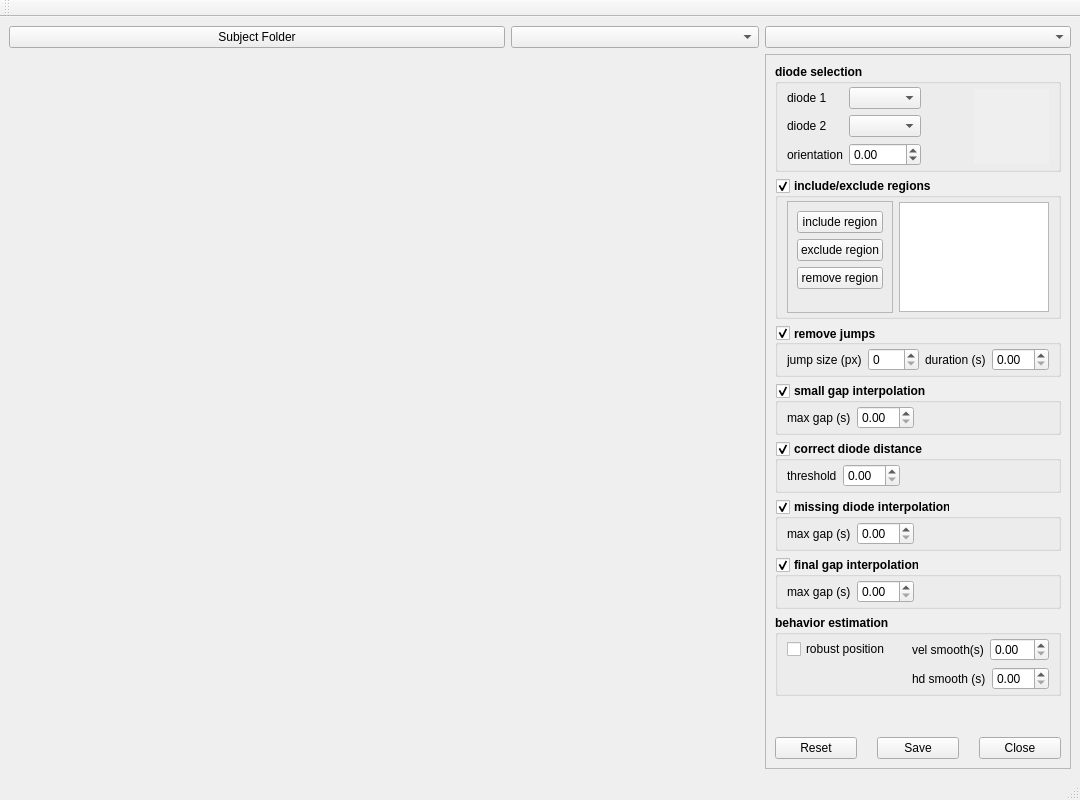
 <widget class="QMainWindow" name="MainWindow">
  <property name="geometry">
   <rect>
    <x>0</x>
    <y>0</y>
    <width>1080</width>
    <height>800</height>
   </rect>
  </property>
  <property name="sizePolicy">
   <sizepolicy hsizetype="Minimum" vsizetype="Preferred">
    <horstretch>0</horstretch>
    <verstretch>0</verstretch>
   </sizepolicy>
  </property>
  <property name="windowTitle">
   <string>Localize</string>
  </property>
  <widget class="QWidget" name="centralwidget">
   <layout class="QGridLayout" name="gridLayout_7">
    <item row="3" column="1">
     <widget class="QFrame" name="toolContainer">
      <property name="sizePolicy">
       <sizepolicy hsizetype="Fixed" vsizetype="Preferred">
        <horstretch>0</horstretch>
        <verstretch>0</verstretch>
       </sizepolicy>
      </property>
      <property name="frameShape">
       <enum>QFrame::StyledPanel</enum>
      </property>
      <property name="frameShadow">
       <enum>QFrame::Raised</enum>
      </property>
      <layout class="QVBoxLayout" name="verticalLayout">
       <item>
        <widget class="QGroupBox" name="diodeSelectionTools">
         <property name="sizePolicy">
          <sizepolicy hsizetype="Preferred" vsizetype="Fixed">
           <horstretch>0</horstretch>
           <verstretch>0</verstretch>
          </sizepolicy>
         </property>
         <property name="font">
          <font>
           <weight>75</weight>
           <bold>true</bold>
          </font>
         </property>
         <property name="toolTip">
          <string>Select which diodes need to be processed</string>
         </property>
         <property name="title">
          <string>diode selection</string>
         </property>
         <layout class="QHBoxLayout" name="horizontalLayout_3">
          <property name="topMargin">
           <number>3</number>
          </property>
          <property name="bottomMargin">
           <number>3</number>
          </property>
          <item>
           <layout class="QGridLayout" name="gridLayout_8">
            <item row="0" column="1">
             <widget class="QComboBox" name="diode1_selection">
              <property name="font">
               <font>
                <weight>50</weight>
                <bold>false</bold>
               </font>
              </property>
             </widget>
            </item>
            <item row="4" column="1">
             <widget class="QDoubleSpinBox" name="diode_orientation">
              <property name="font">
               <font>
                <weight>50</weight>
                <bold>false</bold>
               </font>
              </property>
              <property name="minimum">
               <double>-360.000000000000000</double>
              </property>
              <property name="maximum">
               <double>360.000000000000000</double>
              </property>
             </widget>
            </item>
            <item row="2" column="1">
             <widget class="QComboBox" name="diode2_selection">
              <property name="font">
               <font>
                <weight>50</weight>
                <bold>false</bold>
               </font>
              </property>
             </widget>
            </item>
            <item row="4" column="0">
             <widget class="QLabel" name="label_12">
              <property name="font">
               <font>
                <weight>50</weight>
                <bold>false</bold>
               </font>
              </property>
              <property name="text">
               <string>orientation</string>
              </property>
             </widget>
            </item>
            <item row="0" column="0">
             <widget class="QLabel" name="label_10">
              <property name="font">
               <font>
                <weight>50</weight>
                <bold>false</bold>
               </font>
              </property>
              <property name="text">
               <string>diode 1</string>
              </property>
             </widget>
            </item>
            <item row="2" column="0">
             <widget class="QLabel" name="label_11">
              <property name="font">
               <font>
                <weight>50</weight>
                <bold>false</bold>
               </font>
              </property>
              <property name="text">
               <string>diode 2</string>
              </property>
             </widget>
            </item>
            <item row="0" column="2">
             <widget class="QLabel" name="diode1_validity">
              <property name="font">
               <font>
                <weight>50</weight>
                <bold>false</bold>
               </font>
              </property>
              <property name="text">
               <string/>
              </property>
             </widget>
            </item>
            <item row="2" column="2">
             <widget class="QLabel" name="diode2_validity">
              <property name="font">
               <font>
                <weight>50</weight>
                <bold>false</bold>
               </font>
              </property>
              <property name="text">
               <string/>
              </property>
             </widget>
            </item>
           </layout>
          </item>
          <item>
           <widget class="DiodeWidget" name="diode_plot" native="true">
            <property name="sizePolicy">
             <sizepolicy hsizetype="Fixed" vsizetype="Fixed">
              <horstretch>0</horstretch>
              <verstretch>0</verstretch>
             </sizepolicy>
            </property>
            <property name="minimumSize">
             <size>
              <width>75</width>
              <height>75</height>
             </size>
            </property>
            <property name="autoFillBackground">
             <bool>true</bool>
            </property>
           </widget>
          </item>
         </layout>
        </widget>
       </item>
       <item>
        <widget class="QGroupBox" name="regionsTools">
         <property name="sizePolicy">
          <sizepolicy hsizetype="Expanding" vsizetype="Preferred">
           <horstretch>0</horstretch>
           <verstretch>0</verstretch>
          </sizepolicy>
         </property>
         <property name="maximumSize">
          <size>
           <width>16777215</width>
           <height>150</height>
          </size>
         </property>
         <property name="font">
          <font>
           <weight>75</weight>
           <bold>true</bold>
          </font>
         </property>
         <property name="toolTip">
          <string>Set inclusive and exclusive regions</string>
         </property>
         <property name="title">
          <string>include/exclude regions</string>
         </property>
         <property name="checkable">
          <bool>true</bool>
         </property>
         <layout class="QGridLayout" name="gridLayout_5">
          <property name="topMargin">
           <number>3</number>
          </property>
          <property name="bottomMargin">
           <number>3</number>
          </property>
          <item row="0" column="1">
           <widget class="QListWidget" name="regions">
            <property name="sizePolicy">
             <sizepolicy hsizetype="Expanding" vsizetype="Fixed">
              <horstretch>0</horstretch>
              <verstretch>0</verstretch>
             </sizepolicy>
            </property>
            <property name="minimumSize">
             <size>
              <width>0</width>
              <height>0</height>
             </size>
            </property>
            <property name="maximumSize">
             <size>
              <width>150</width>
              <height>110</height>
             </size>
            </property>
            <property name="font">
             <font>
              <weight>50</weight>
              <bold>false</bold>
             </font>
            </property>
            <property name="toolTip">
             <string>List of regions</string>
            </property>
           </widget>
          </item>
          <item row="0" column="0">
           <widget class="QFrame" name="frame">
            <property name="sizePolicy">
             <sizepolicy hsizetype="Fixed" vsizetype="Preferred">
              <horstretch>0</horstretch>
              <verstretch>0</verstretch>
             </sizepolicy>
            </property>
            <property name="frameShape">
             <enum>QFrame::StyledPanel</enum>
            </property>
            <property name="frameShadow">
             <enum>QFrame::Raised</enum>
            </property>
            <layout class="QVBoxLayout" name="verticalLayout_3">
             <item>
              <widget class="QPushButton" name="add_include_region">
               <property name="sizePolicy">
                <sizepolicy hsizetype="Preferred" vsizetype="Fixed">
                 <horstretch>0</horstretch>
                 <verstretch>0</verstretch>
                </sizepolicy>
               </property>
               <property name="font">
                <font>
                 <weight>50</weight>
                 <bold>false</bold>
                </font>
               </property>
               <property name="toolTip">
                <string>Add new inclusive region</string>
               </property>
               <property name="text">
                <string>include region</string>
               </property>
              </widget>
             </item>
             <item>
              <widget class="QPushButton" name="add_exclude_region">
               <property name="sizePolicy">
                <sizepolicy hsizetype="Preferred" vsizetype="Fixed">
                 <horstretch>0</horstretch>
                 <verstretch>0</verstretch>
                </sizepolicy>
               </property>
               <property name="font">
                <font>
                 <weight>50</weight>
                 <bold>false</bold>
                </font>
               </property>
               <property name="toolTip">
                <string>Add new exclusive region</string>
               </property>
               <property name="text">
                <string>exclude region</string>
               </property>
              </widget>
             </item>
             <item>
              <widget class="QPushButton" name="remove_region">
               <property name="sizePolicy">
                <sizepolicy hsizetype="Preferred" vsizetype="Fixed">
                 <horstretch>0</horstretch>
                 <verstretch>0</verstretch>
                </sizepolicy>
               </property>
               <property name="font">
                <font>
                 <weight>50</weight>
                 <bold>false</bold>
                </font>
               </property>
               <property name="toolTip">
                <string>Remove selected regions</string>
               </property>
               <property name="text">
                <string>remove region</string>
               </property>
              </widget>
             </item>
             <item>
              <spacer name="verticalSpacer">
               <property name="orientation">
                <enum>Qt::Vertical</enum>
               </property>
               <property name="sizeType">
                <enum>QSizePolicy::Expanding</enum>
               </property>
               <property name="sizeHint" stdset="0">
                <size>
                 <width>20</width>
                 <height>20</height>
                </size>
               </property>
              </spacer>
             </item>
            </layout>
           </widget>
          </item>
         </layout>
        </widget>
       </item>
       <item>
        <widget class="QGroupBox" name="removeJumpsTools">
         <property name="sizePolicy">
          <sizepolicy hsizetype="Preferred" vsizetype="Fixed">
           <horstretch>0</horstretch>
           <verstretch>0</verstretch>
          </sizepolicy>
         </property>
         <property name="font">
          <font>
           <weight>75</weight>
           <bold>true</bold>
          </font>
         </property>
         <property name="toolTip">
          <string>Remove large spatial jumps</string>
         </property>
         <property name="autoFillBackground">
          <bool>true</bool>
         </property>
         <property name="styleSheet">
          <string notr="true"/>
         </property>
         <property name="title">
          <string>remove jumps</string>
         </property>
         <property name="alignment">
          <set>Qt::AlignLeading|Qt::AlignLeft|Qt::AlignVCenter</set>
         </property>
         <property name="flat">
          <bool>false</bool>
         </property>
         <property name="checkable">
          <bool>true</bool>
         </property>
         <layout class="QHBoxLayout" name="horizontalLayout">
          <property name="topMargin">
           <number>3</number>
          </property>
          <property name="bottomMargin">
           <number>3</number>
          </property>
          <item>
           <widget class="QLabel" name="label">
            <property name="font">
             <font>
              <weight>50</weight>
              <bold>false</bold>
             </font>
            </property>
            <property name="toolTip">
             <string>Jump size in pixels</string>
            </property>
            <property name="text">
             <string>jump size (px)</string>
            </property>
           </widget>
          </item>
          <item>
           <widget class="QSpinBox" name="jumpsize">
            <property name="font">
             <font>
              <weight>50</weight>
              <bold>false</bold>
             </font>
            </property>
            <property name="toolTip">
             <string>Jump size in pixels</string>
            </property>
            <property name="specialValueText">
             <string/>
            </property>
           </widget>
          </item>
          <item>
           <widget class="QLabel" name="label_2">
            <property name="font">
             <font>
              <weight>50</weight>
              <bold>false</bold>
             </font>
            </property>
            <property name="toolTip">
             <string>Maximum jump duration in seconds</string>
            </property>
            <property name="text">
             <string>duration (s)</string>
            </property>
           </widget>
          </item>
          <item>
           <widget class="QDoubleSpinBox" name="jumpduration">
            <property name="font">
             <font>
              <weight>50</weight>
              <bold>false</bold>
             </font>
            </property>
            <property name="toolTip">
             <string>Maximum jump duration in seconds</string>
            </property>
           </widget>
          </item>
         </layout>
        </widget>
       </item>
       <item>
        <widget class="QGroupBox" name="smallGapInterpolationTools">
         <property name="sizePolicy">
          <sizepolicy hsizetype="Preferred" vsizetype="Fixed">
           <horstretch>0</horstretch>
           <verstretch>0</verstretch>
          </sizepolicy>
         </property>
         <property name="font">
          <font>
           <weight>75</weight>
           <bold>true</bold>
          </font>
         </property>
         <property name="toolTip">
          <string>Interpolation of short duration gaps</string>
         </property>
         <property name="title">
          <string>small gap interpolation</string>
         </property>
         <property name="checkable">
          <bool>true</bool>
         </property>
         <layout class="QHBoxLayout" name="horizontalLayout_9">
          <property name="topMargin">
           <number>3</number>
          </property>
          <property name="bottomMargin">
           <number>3</number>
          </property>
          <item>
           <widget class="QLabel" name="label_3">
            <property name="font">
             <font>
              <weight>50</weight>
              <bold>false</bold>
             </font>
            </property>
            <property name="toolTip">
             <string>Maximum gap duration that will be interpolated</string>
            </property>
            <property name="text">
             <string>max gap (s)</string>
            </property>
           </widget>
          </item>
          <item>
           <widget class="QDoubleSpinBox" name="small_gapsize_interpolation">
            <property name="font">
             <font>
              <weight>50</weight>
              <bold>false</bold>
             </font>
            </property>
            <property name="toolTip">
             <string>Maximum gap duration that will be interpolated</string>
            </property>
           </widget>
          </item>
          <item>
           <spacer name="horizontalSpacer">
            <property name="orientation">
             <enum>Qt::Horizontal</enum>
            </property>
            <property name="sizeHint" stdset="0">
             <size>
              <width>40</width>
              <height>20</height>
             </size>
            </property>
           </spacer>
          </item>
         </layout>
        </widget>
       </item>
       <item>
        <widget class="QGroupBox" name="correctDiodeDistanceTools">
         <property name="sizePolicy">
          <sizepolicy hsizetype="Preferred" vsizetype="Fixed">
           <horstretch>0</horstretch>
           <verstretch>0</verstretch>
          </sizepolicy>
         </property>
         <property name="font">
          <font>
           <weight>75</weight>
           <bold>true</bold>
          </font>
         </property>
         <property name="toolTip">
          <string>Remove sample where diode distance is either very small or very large</string>
         </property>
         <property name="title">
          <string>correct diode distance</string>
         </property>
         <property name="checkable">
          <bool>true</bool>
         </property>
         <layout class="QHBoxLayout" name="horizontalLayout_6">
          <property name="topMargin">
           <number>3</number>
          </property>
          <property name="bottomMargin">
           <number>3</number>
          </property>
          <item>
           <widget class="QLabel" name="label_4">
            <property name="font">
             <font>
              <weight>50</weight>
              <bold>false</bold>
             </font>
            </property>
            <property name="toolTip">
             <string>Diode distance threshold (multiplication factor for inter-quartile range)</string>
            </property>
            <property name="text">
             <string>threshold</string>
            </property>
           </widget>
          </item>
          <item>
           <widget class="QDoubleSpinBox" name="diode_distance_threshold">
            <property name="font">
             <font>
              <weight>50</weight>
              <bold>false</bold>
             </font>
            </property>
            <property name="toolTip">
             <string>Diode distance threshold (multiplication factor for inter-quartile range)</string>
            </property>
           </widget>
          </item>
          <item>
           <spacer name="horizontalSpacer_2">
            <property name="orientation">
             <enum>Qt::Horizontal</enum>
            </property>
            <property name="sizeHint" stdset="0">
             <size>
              <width>40</width>
              <height>20</height>
             </size>
            </property>
           </spacer>
          </item>
         </layout>
        </widget>
       </item>
       <item>
        <widget class="QGroupBox" name="missingDiodeInterpolationTools">
         <property name="sizePolicy">
          <sizepolicy hsizetype="Preferred" vsizetype="Fixed">
           <horstretch>0</horstretch>
           <verstretch>0</verstretch>
          </sizepolicy>
         </property>
         <property name="font">
          <font>
           <weight>75</weight>
           <bold>true</bold>
          </font>
         </property>
         <property name="toolTip">
          <string>Interpolate gaps where only one diode is available</string>
         </property>
         <property name="title">
          <string>missing diode interpolation</string>
         </property>
         <property name="checkable">
          <bool>true</bool>
         </property>
         <layout class="QGridLayout" name="gridLayout_3">
          <property name="topMargin">
           <number>3</number>
          </property>
          <property name="bottomMargin">
           <number>3</number>
          </property>
          <item row="0" column="1">
           <widget class="QDoubleSpinBox" name="missingdiode_gapsize_interpolation">
            <property name="font">
             <font>
              <weight>50</weight>
              <bold>false</bold>
             </font>
            </property>
            <property name="toolTip">
             <string>Maximum gap duration that will be interpolated</string>
            </property>
           </widget>
          </item>
          <item row="0" column="0">
           <widget class="QLabel" name="label_5">
            <property name="font">
             <font>
              <weight>50</weight>
              <bold>false</bold>
             </font>
            </property>
            <property name="toolTip">
             <string>Maximum gap duration that will be interpolated</string>
            </property>
            <property name="text">
             <string>max gap (s)</string>
            </property>
           </widget>
          </item>
          <item row="0" column="2">
           <spacer name="horizontalSpacer_3">
            <property name="orientation">
             <enum>Qt::Horizontal</enum>
            </property>
            <property name="sizeHint" stdset="0">
             <size>
              <width>40</width>
              <height>20</height>
             </size>
            </property>
           </spacer>
          </item>
         </layout>
        </widget>
       </item>
       <item>
        <widget class="QGroupBox" name="finalGapInterpolationTools">
         <property name="sizePolicy">
          <sizepolicy hsizetype="Preferred" vsizetype="Fixed">
           <horstretch>0</horstretch>
           <verstretch>0</verstretch>
          </sizepolicy>
         </property>
         <property name="font">
          <font>
           <weight>75</weight>
           <bold>true</bold>
          </font>
         </property>
         <property name="toolTip">
          <string>Final large gap interpolation</string>
         </property>
         <property name="title">
          <string>final gap interpolation</string>
         </property>
         <property name="checkable">
          <bool>true</bool>
         </property>
         <layout class="QGridLayout" name="gridLayout_4">
          <property name="topMargin">
           <number>3</number>
          </property>
          <property name="bottomMargin">
           <number>3</number>
          </property>
          <item row="0" column="1">
           <widget class="QDoubleSpinBox" name="final_gapsize_interpolation">
            <property name="font">
             <font>
              <weight>50</weight>
              <bold>false</bold>
             </font>
            </property>
            <property name="toolTip">
             <string>Maximum gap duration that will be interpolated</string>
            </property>
           </widget>
          </item>
          <item row="0" column="3">
           <spacer name="horizontalSpacer_4">
            <property name="orientation">
             <enum>Qt::Horizontal</enum>
            </property>
            <property name="sizeHint" stdset="0">
             <size>
              <width>40</width>
              <height>20</height>
             </size>
            </property>
           </spacer>
          </item>
          <item row="0" column="0">
           <widget class="QLabel" name="label_6">
            <property name="font">
             <font>
              <weight>50</weight>
              <bold>false</bold>
             </font>
            </property>
            <property name="toolTip">
             <string>Maximum gap duration that will be interpolated</string>
            </property>
            <property name="text">
             <string>max gap (s)</string>
            </property>
           </widget>
          </item>
         </layout>
        </widget>
       </item>
       <item>
        <widget class="QGroupBox" name="behaviorEstimationTools">
         <property name="font">
          <font>
           <weight>75</weight>
           <bold>true</bold>
          </font>
         </property>
         <property name="toolTip">
          <string>Parameters for position, head direction and velocity estimation</string>
         </property>
         <property name="title">
          <string>behavior estimation</string>
         </property>
         <layout class="QGridLayout" name="gridLayout_6">
          <property name="topMargin">
           <number>3</number>
          </property>
          <property name="bottomMargin">
           <number>3</number>
          </property>
          <item row="0" column="1">
           <layout class="QHBoxLayout" name="horizontalLayout_11">
            <item>
             <widget class="QLabel" name="label_7">
              <property name="font">
               <font>
                <weight>50</weight>
                <bold>false</bold>
               </font>
              </property>
              <property name="toolTip">
               <string>Smoothing bandwidth for velocity</string>
              </property>
              <property name="text">
               <string>vel smooth(s)</string>
              </property>
             </widget>
            </item>
            <item>
             <widget class="QDoubleSpinBox" name="vel_smooth">
              <property name="font">
               <font>
                <weight>50</weight>
                <bold>false</bold>
               </font>
              </property>
              <property name="toolTip">
               <string>Smoothing bandwidth for velocity</string>
              </property>
             </widget>
            </item>
           </layout>
          </item>
          <item row="2" column="1">
           <layout class="QHBoxLayout" name="horizontalLayout_13">
            <item>
             <widget class="QLabel" name="label_9">
              <property name="font">
               <font>
                <weight>50</weight>
                <bold>false</bold>
               </font>
              </property>
              <property name="toolTip">
               <string>Smoothing bandwidth for head direction</string>
              </property>
              <property name="text">
               <string>hd smooth (s)</string>
              </property>
             </widget>
            </item>
            <item>
             <widget class="QDoubleSpinBox" name="hd_smooth">
              <property name="font">
               <font>
                <weight>50</weight>
                <bold>false</bold>
               </font>
              </property>
              <property name="toolTip">
               <string>Smoothing bandwidth for head direction</string>
              </property>
             </widget>
            </item>
           </layout>
          </item>
          <item row="0" column="0">
           <widget class="QCheckBox" name="robust_position">
            <property name="sizePolicy">
             <sizepolicy hsizetype="Minimum" vsizetype="Fixed">
              <horstretch>0</horstretch>
              <verstretch>0</verstretch>
             </sizepolicy>
            </property>
            <property name="font">
             <font>
              <weight>50</weight>
              <bold>false</bold>
             </font>
            </property>
            <property name="toolTip">
             <string>Enable estimation of position even if one diode is missing</string>
            </property>
            <property name="text">
             <string>robust position</string>
            </property>
           </widget>
          </item>
          <item row="2" column="0">
           <widget class="QLabel" name="valid_position">
            <property name="font">
             <font>
              <weight>50</weight>
              <bold>false</bold>
             </font>
            </property>
            <property name="text">
             <string/>
            </property>
            <property name="alignment">
             <set>Qt::AlignCenter</set>
            </property>
           </widget>
          </item>
         </layout>
        </widget>
       </item>
       <item>
        <spacer name="verticalSpacer_2">
         <property name="orientation">
          <enum>Qt::Vertical</enum>
         </property>
         <property name="sizeHint" stdset="0">
          <size>
           <width>20</width>
           <height>40</height>
          </size>
         </property>
        </spacer>
       </item>
       <item>
        <layout class="QHBoxLayout" name="horizontalLayout_2">
         <property name="spacing">
          <number>20</number>
         </property>
         <property name="topMargin">
          <number>0</number>
         </property>
         <item>
          <widget class="QPushButton" name="reset_button">
           <property name="toolTip">
            <string>Reset parameters to saved values</string>
           </property>
           <property name="text">
            <string>Reset</string>
           </property>
          </widget>
         </item>
         <item>
          <widget class="QPushButton" name="save_button">
           <property name="toolTip">
            <string>Save current parameters</string>
           </property>
           <property name="text">
            <string>Save</string>
           </property>
          </widget>
         </item>
         <item>
          <widget class="QPushButton" name="close_button">
           <property name="toolTip">
            <string>Close application</string>
           </property>
           <property name="text">
            <string>Close</string>
           </property>
          </widget>
         </item>
        </layout>
       </item>
      </layout>
     </widget>
    </item>
    <item row="2" column="1">
     <widget class="QComboBox" name="epochSelector">
      <property name="sizePolicy">
       <sizepolicy hsizetype="Preferred" vsizetype="Fixed">
        <horstretch>0</horstretch>
        <verstretch>0</verstretch>
       </sizepolicy>
      </property>
      <property name="minimumSize">
       <size>
        <width>0</width>
        <height>0</height>
       </size>
      </property>
      <property name="toolTip">
       <string>Select epoch</string>
      </property>
     </widget>
    </item>
    <item row="3" column="0">
     <layout class="QVBoxLayout" name="figureContainer"/>
    </item>
    <item row="2" column="0">
     <layout class="QHBoxLayout" name="horizontalLayout_4">
      <item>
       <widget class="QPushButton" name="subjectSelectorButton">
        <property name="sizePolicy">
         <sizepolicy hsizetype="Minimum" vsizetype="Fixed">
          <horstretch>2</horstretch>
          <verstretch>0</verstretch>
         </sizepolicy>
        </property>
        <property name="text">
         <string>Subject Folder</string>
        </property>
       </widget>
      </item>
      <item>
       <widget class="QComboBox" name="sessionSelector">
        <property name="sizePolicy">
         <sizepolicy hsizetype="Preferred" vsizetype="Fixed">
          <horstretch>1</horstretch>
          <verstretch>0</verstretch>
         </sizepolicy>
        </property>
       </widget>
      </item>
     </layout>
    </item>
   </layout>
  </widget>
  <widget class="QStatusBar" name="statusbar"/>
  <widget class="QMenuBar" name="menuBar">
   <property name="geometry">
    <rect>
     <x>0</x>
     <y>0</y>
     <width>1080</width>
     <height>20</height>
    </rect>
   </property>
  </widget>
  <widget class="QToolBar" name="toolBar">
   <property name="windowTitle">
    <string>toolBar</string>
   </property>
   <attribute name="toolBarArea">
    <enum>TopToolBarArea</enum>
   </attribute>
   <attribute name="toolBarBreak">
    <bool>false</bool>
   </attribute>
  </widget>
 </widget>
